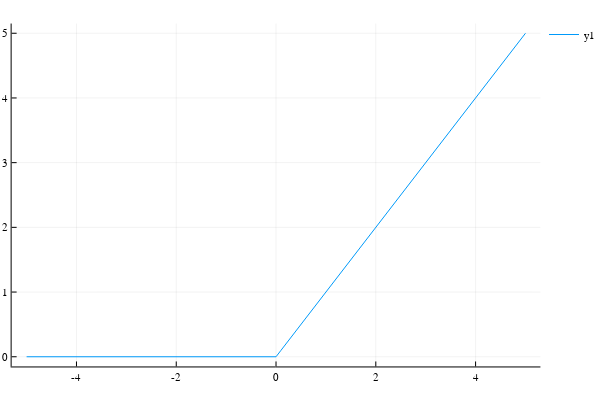

Source (notebook cell):
### Markdown cell above
### ReLU関数
シグモイド関数は古くから活性化関数としてよく使われてきたが、最近では**ReLU（Rectified Linear Unit）関数**が採用されることが増えてきた

ReLU関数は、入力値が0以下なら0を出力し、入力値が0を超えたらその値をそのまま出力する

そのため、出力値が収束することはなく、より複雑な問題を解くことが可能である

### Code cell
# ReLU関数
ReLU(x::Float64)::Float64 = (x <= 0 ? 0 : x)

# プロット用｜入力値: -5.0, -4.9, ..., 4.9, 5.0
x = collect(-5.0:0.1:5.0)

# ReLU関数プロット
plot(x, ReLU.(x))

### Figure 1 — Plotly figure (JSON) as saved in the notebook; plotly's stock layout.template omitted (floating-point values rounded to 4 significant figures)
{"data": [{"colorbar": {"title": ""}, "hoverinfo": "text", "legendgroup": "y1", "line": {"color": "rgba(0, 154, 250, 1.000)", "dash": "solid", "shape": "linear", "width": 1}, "mode": "lines", "name": "y1", "showlegend": true, "text": [null, null, null, null, null, null, null, null, null, null, null, null, null, null, null, null, null, null, null, null, null, null, null, null, null, null, null, null, null, null, null, null, null, null, null, null, null, null, null, null, null, null, null, null, null, null, null, null, null, null, null, null, null, null, null, null, null, null, null, null, null, null, null, null, null, null, null, null, null, null, null, null, null, null, null, null, null, null, null, null, null, null, null, null, null, null, null, null, null, null, null, null, null, null, null, null, null, null, null, null, null], "type": "scatter", "x": [-5, -4.9, -4.8, -4.7, -4.6, -4.5, -4.4, -4.3, -4.2, -4.1, -4, -3.9, -3.8, -3.7, -3.6, -3.5, -3.4, -3.3, -3.2, -3.1, -3, -2.9, -2.8, -2.7, -2.6, -2.5, -2.4, -2.3, -2.2, -2.1, -2, -1.9, -1.8, -1.7, -1.6, -1.5, -1.4, -1.3, -1.2, -1.1, -1, -0.9, -0.8, -0.7, -0.6, -0.5, -0.4, -0.3, -0.2, -0.1, 0, 0.1, 0.2, 0.3, 0.4, 0.5, 0.6, 0.7, 0.8, 0.9, 1, 1.1, 1.2, 1.3, 1.4, 1.5, 1.6, 1.7, 1.8, 1.9, 2, 2.1, 2.2, 2.3, 2.4, 2.5, 2.6, 2.7, 2.8, 2.9, 3, 3.1, 3.2, 3.3, 3.4, 3.5, 3.6, 3.7, 3.8, 3.9, 4, 4.1, 4.2, 4.3, 4.4, 4.5, 4.6, 4.7, 4.8, 4.9, 5], "xaxis": "x1", "y": [0, 0, 0, 0, 0, 0, 0, 0, 0, 0, 0, 0, 0, 0, 0, 0, 0, 0, 0, 0, 0, 0, 0, 0, 0, 0, 0, 0, 0, 0, 0, 0, 0, 0, 0, 0, 0, 0, 0, 0, 0, 0, 0, 0, 0, 0, 0, 0, 0, 0, 0, 0.1, 0.2, 0.3, 0.4, 0.5, 0.6, 0.7, 0.8, 0.9, 1, 1.1, 1.2, 1.3, 1.4, 1.5, 1.6, 1.7, 1.8, 1.9, 2, 2.1, 2.2, 2.3, 2.4, 2.5, 2.6, 2.7, 2.8, 2.9, 3, 3.1, 3.2, 3.3, 3.4, 3.5, 3.6, 3.7, 3.8, 3.9, 4, 4.1, 4.2, 4.3, 4.4, 4.5, 4.6, 4.7, 4.8, 4.9, 5], "yaxis": "y1", "zmax": 0.1, "zmin": -0.1}], "layout": {"annotations": [], "height": 400, "legend": {"bgcolor": "rgba(255, 255, 255, 1.000)", "bordercolor": "rgba(0, 0, 0, 1.000)", "font": {"color": "rgba(0, 0, 0, 1.000)", "family": "sans-serif", "size": 11}, "tracegroupgap": 0, "x": 1, "y": 1}, "margin": {"b": 20, "l": 0, "r": 0, "t": 20}, "paper_bgcolor": "rgba(255, 255, 255, 1.000)", "plot_bgcolor": "rgba(255, 255, 255, 1.000)", "showlegend": true, "width": 600, "xaxis": {"anchor": "y1", "domain": [0.02138, 0.9934], "gridcolor": "rgba(0, 0, 0, 0.100)", "gridwidth": 0.5, "linecolor": "rgba(0, 0, 0, 1.000)", "mirror": false, "range": [-5.3, 5.3], "showgrid": true, "showline": true, "showticklabels": true, "tickangle": 0, "tickcolor": "rgb(0, 0, 0)", "tickfont": {"color": "rgba(0, 0, 0, 1.000)", "family": "sans-serif", "size": 11}, "tickmode": "array", "ticks": "inside", "ticktext": ["-4", "-2", "0", "2", "4"], "tickvals": [-4, -2, 0, 2, 4], "title": "", "titlefont": {"color": "rgba(0, 0, 0, 1.000)", "family": "sans-serif", "size": 15}, "type": "-", "visible": true, "zeroline": false, "zerolinecolor": "rgba(0, 0, 0, 1.000)"}, "yaxis": {"anchor": "x1", "domain": [0.03762, 0.9902], "gridcolor": "rgba(0, 0, 0, 0.100)", "gridwidth": 0.5, "linecolor": "rgba(0, 0, 0, 1.000)", "mirror": false, "range": [-0.15, 5.15], "showgrid": true, "showline": true, "showticklabels": true, "tickangle": 0, "tickcolor": "rgb(0, 0, 0)", "tickfont": {"color": "rgba(0, 0, 0, 1.000)", "family": "sans-serif", "size": 11}, "tickmode": "array", "ticks": "inside", "ticktext": ["0", "1", "2", "3", "4", "5"], "tickvals": [0, 1, 2, 3, 4, 5], "title": "", "titlefont": {"color": "rgba(0, 0, 0, 1.000)", "family": "sans-serif", "size": 15}, "type": "-", "visible": true, "zeroline": false, "zerolinecolor": "rgba(0, 0, 0, 1.000)"}}}
